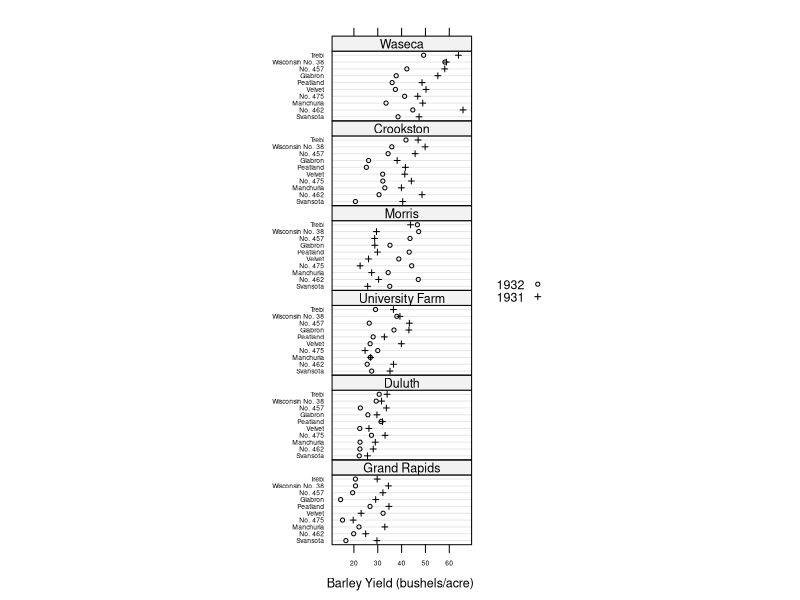

Reproduce this figure in R.

#
# Comment:
#
# A slightly modified version of Figure 1.1 from 
# Cleveland's book "Visualizing Data"
#


library(lattice)
trellis.par.set(theme = canonical.theme("postscript", col=FALSE))
trellis.par.set(list(fontsize=list(text=6),
	             par.xlab.text=list(cex=1.5),
                     add.text=list(cex=1.5),
                     superpose.symbol=list(cex=.5)))
key <- simpleKey(levels(barley$year), space = "right")
key$text$cex <- 1.5
print(
     dotplot(variety ~ yield | site, data = barley, groups = year,
             key = key,
             xlab = "Barley Yield (bushels/acre) ",
             aspect=0.5, layout = c(1,6), ylab=NULL)
)



